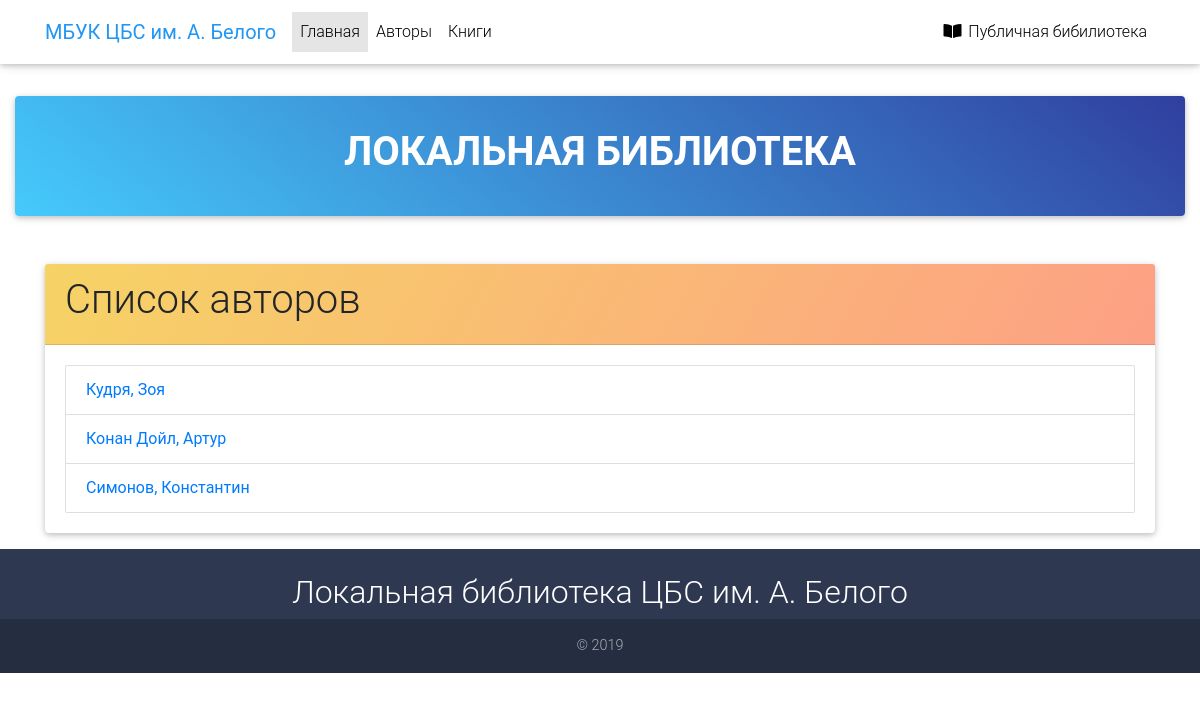
The app's page /catalog/authors/, older data.
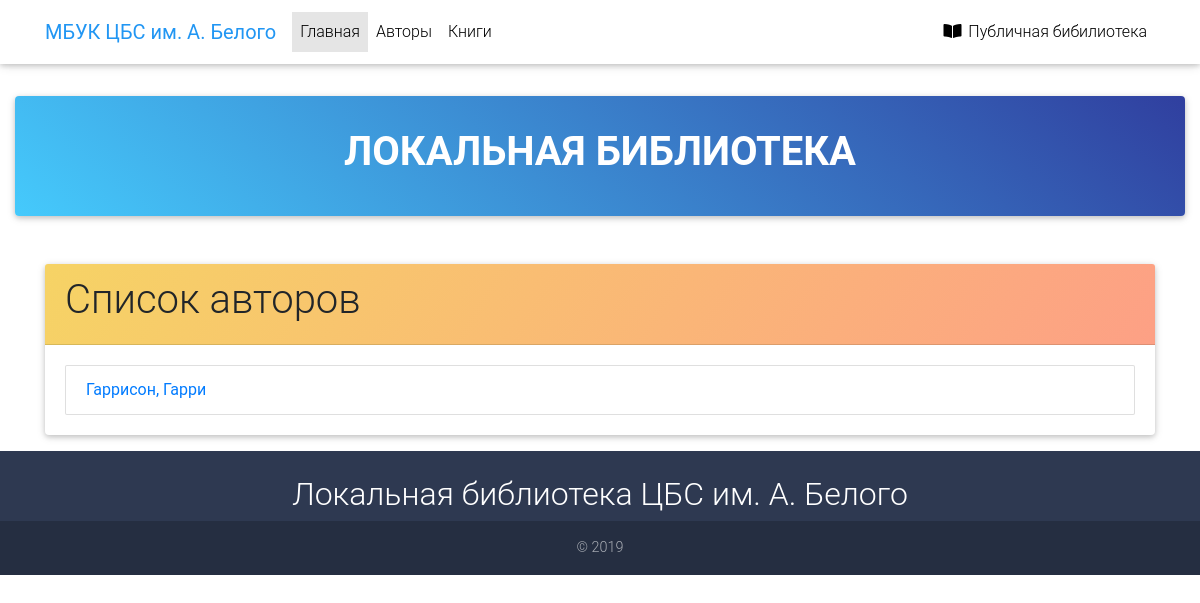
The same page, newer data.
### catalog/models.py (models this page shows, shortened)
class Author(models.Model):
    first_name = models.CharField(max_length=100, verbose_name='Имя')
    last_name = models.CharField(max_length=100, verbose_name='Фамилия')
    summary = models.TextField(max_length=400, verbose_name='Описание')
    date_of_birth = models.DateField(null=True, blank=True, verbose_name='Дата рождения')
    date_of_death = models.DateField(null=True, blank=True, verbose_name='Дата смерти')
    class Meta:
        verbose_name = 'Автор'
        verbose_name_plural = 'Авторы'
    def get_absolute_url(self):
        return reverse('author-detail', args=[str(self.id)])

### catalog/views.py (the view)
# urls.py: path('authors/', views.AuthorListView.as_view(), name='authors'),
class AuthorListView(generic.ListView):
    model = Author

### catalog/templates/catalog/author_list.html
{% extends "base_all.html" %}
{% block content %}
    <div class="container mt-5">
        <div class="card">
            <div class="card-header sunny-morning-gradient">
                <h1>Список авторов</h1>
            </div>
            <div class="card-body">
                {% if author_list %}
                <ul class="list-group">
                  {% for author in author_list %}
                  <li class="list-group-item">
                    <a href="{{ author.get_absolute_url }}">{{ author.last_name }}, {{ author.first_name }}</a>
                  </li>
                  {% endfor %}
                </ul>
                {% else %}
                  <p>There are no books in the library.</p>
                {% endif %}
            </div>
        </div>
    </div>
{% endblock %}

Row changes from the older to the newer data that the page shows:
removed Author: last_name "Кудря", first_name "Зоя"
removed Author: last_name "Конан Дойл", first_name "Артур"
removed Author: last_name "Симонов", first_name "Константин"
added Author: last_name "Гаррисон", first_name "Гарри"
